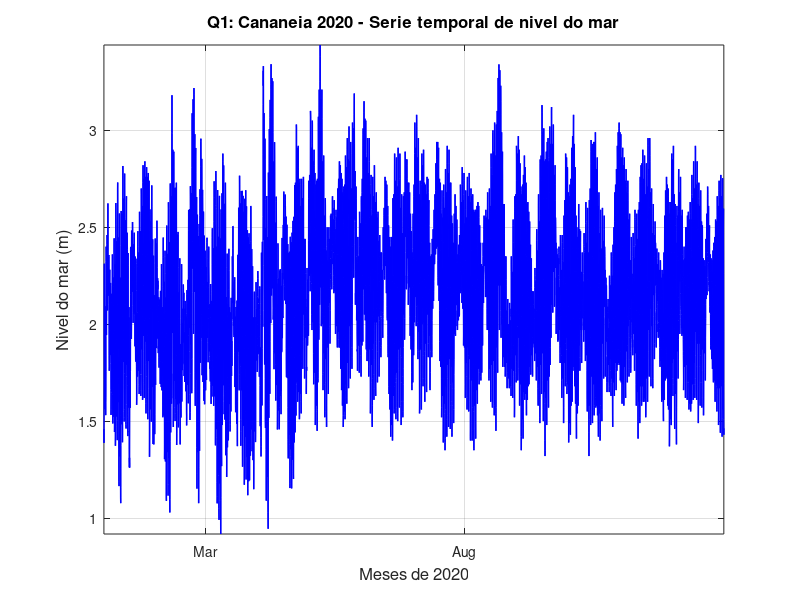

MATLAB code to generate this figure: (Note: this script raises an error after producing the figure.)
% LISTA DE EXERCICIOS 2 - ANALISE DE MARES OCEANICAS IOC 5801
% ADRIANO CAVERSAN - 1o SEMESTRE 2026
%
% INSTRUCOES: executar com o diretorio de trabalho do MATLAB apontado
% para a pasta lista-02/ (onde este arquivo esta salvo).
%
% Dados: lista-original/Cananeia_2020.dat   (ano mes dia h min s nivel_m)
%        lista-original/Ubatuba_2020.dat    (ano mes dia h min s nivel_m)
%        lista-original/adp_0m.dat          (ano mes dia h min s nivel_cm temp_C EW_cms NS_cms)
% Toolbox: t_tide (pasta t_tide/)

clear all; close all; clc

addpath('t_tide')

%% =======================================================================
%% CANANEIA 2020 - CARREGAMENTO E PRE-PROCESSAMENTO
%% =======================================================================

fprintf('\n>>> Carregando Cananeia 2020 <<<\n')
load lista-original/Cananeia_2020.dat
x = Cananeia_2020;
nudad_can = size(x, 1);

ano_can  = x(:,1); mes_can = x(:,2); dia_can = x(:,3);
hora_can = x(:,4); min_can = x(:,5); seg_can = x(:,6);
nimar_can_orig = x(:,7);

t_can = datenum(ano_can, mes_can, dia_can, hora_can, min_can, seg_can);

media_can  = mean(nimar_can_orig);
nimar_can  = nimar_can_orig - media_can;
fprintf('Media subtraida (Cananeia): %.4f m\n', media_can)

%% -----------------------------------------------------------------------
%% QUESTAO 1 - Serie temporal + analise harmonica + previsao (Cananeia)
%% -----------------------------------------------------------------------
fprintf('\n--- Q1: Analise harmonica - Cananeia ---\n')

% Plot da serie temporal original
figure
plot(t_can, nimar_can_orig, 'b', 'LineWidth', 1)
datetick('x', 'mmm', 'keeplimits')
axis([t_can(1) t_can(end) -inf inf])
grid on
xlabel('Meses de 2020', 'fontsize', 12)
ylabel('Nivel do mar (m)', 'fontsize', 12)
title('Q1: Cananeia 2020 - Serie temporal de nivel do mar', 'fontsize', 12)
print -dpng plot/q01_cananeia_serie

% Analise harmonica com t_tide (intervalo horario, lat -25.017)
[can_estrut, can_prev] = t_tide(nimar_can, 'interval', 1, ...
    'start',    datenum([2020 1 1 0 0 0]), ...
    'latitude', -25.017, ...
    'error',    'linear', ...
    'synthesis', 2, ...
    'rayleigh',  1, ...
    'output',   'data-tmp/cananeia_ctes.dat');

% Nivel medido vs previsao no mesmo grafico
figure
plot(t_can, nimar_can, 'b', 'LineWidth', 0.8)
hold on
plot(t_can, can_prev, 'r', 'LineWidth', 1.5)
datetick('x', 'mmm', 'keeplimits')
axis([t_can(1) t_can(end) -inf inf])
grid on
legend('Nivel medido', 'Previsao de mare', 'Location', 'best')
xlabel('Meses de 2020', 'fontsize', 12)
ylabel('Nivel do mar (m)', 'fontsize', 12)
title('Q1: Cananeia 2020 - Nivel medido e previsao de mare', 'fontsize', 12)
print -dpng plot/q01_cananeia_medido_prev

% Detalhe de um mes para visualizacao das ondas de mare
idx_jan = (mes_can == 1);
figure
plot(t_can(idx_jan), nimar_can(idx_jan), 'b', 'LineWidth', 1.2)
hold on
plot(t_can(idx_jan), can_prev(idx_jan), 'r', 'LineWidth', 1.5)
datetick('x', 'dd/mm', 'keeplimits')
grid on
legend('Nivel medido', 'Previsao de mare', 'Location', 'best')
xlabel('Dias de janeiro de 2020', 'fontsize', 12)
ylabel('Nivel do mar (m)', 'fontsize', 12)
title('Q1: Cananeia - Detalhe janeiro 2020', 'fontsize', 12)
print -dpng plot/q01_cananeia_detalhe_jan

%% -----------------------------------------------------------------------
%% QUESTAO 2 - Residual (medicao - previsao), estatistica e FFT
%% -----------------------------------------------------------------------
fprintf('\n--- Q2: Residual - Cananeia ---\n')

residual_can = nimar_can - can_prev;

% Plot do residual
figure
plot(t_can, residual_can, 'g', 'LineWidth', 0.8)
datetick('x', 'mmm', 'keeplimits')
axis([t_can(1) t_can(end) -inf inf])
grid on
xlabel('Meses de 2020', 'fontsize', 12)
ylabel('Residual (m)', 'fontsize', 12)
title('Q2: Cananeia 2020 - Serie residual (medido - previsao)', 'fontsize', 12)
print -dpng plot/q02_cananeia_residual

fprintf('\n----- ESTATISTICA DO RESIDUAL (Cananeia) -----\n')
fprintf('Media:        %8.4f m\n', mean(residual_can))
fprintf('Mediana:      %8.4f m\n', median(residual_can))
fprintf('Desv. Padrao: %8.4f m\n', std(residual_can))
fprintf('Minimo:       %8.4f m\n', min(residual_can))
fprintf('Maximo:       %8.4f m\n', max(residual_can))
fprintf('Curtose:      %8.4f\n',   kurtosis(residual_can))
fprintf('Assimetria:   %8.4f\n',   skewness(residual_can))

% FFT do residual
n2_res     = floor(nudad_can/2);
Tn_dias_res = nudad_can ./ (1:n2_res) / 24;
res_ac     = residual_can - mean(residual_can);
a_fft_res  = abs(fft(res_ac));
a_fft_res  = a_fft_res(2:n2_res+1) / n2_res;

figure
plot(Tn_dias_res, a_fft_res, 'b', 'LineWidth', 1)
axis([0 30 0 max(a_fft_res)*1.1])
grid on
xlabel('Periodo (dias)', 'fontsize', 12)
ylabel('Amplitude (m)', 'fontsize', 12)
title('Q2: Cananeia 2020 - FFT do residual', 'fontsize', 12)
print -dpng plot/q02_cananeia_residual_fft

%% -----------------------------------------------------------------------
%% QUESTAO 3 - Filtro S24S25S25 (nivel medio do mar), estatistica e FFT
%% -----------------------------------------------------------------------
fprintf('\n--- Q3: Filtro S24S25S25 - Cananeia ---\n')

xxmed1_can  = nimar_can;
xxmed2_can  = nimar_can;
nimed_can   = nimar_can;

for ndad = 13:nudad_can-12
    xxmed1_can(ndad) = mean(nimar_can(ndad-12:ndad+11));   % S24
end
for ndad = 13:nudad_can-12
    xxmed2_can(ndad) = mean(xxmed1_can(ndad-12:ndad+12));  % S25
end
for ndad = 13:nudad_can-12
    nimed_can(ndad)  = mean(xxmed2_can(ndad-12:ndad+12));  % S25
end

for ndad = 1:12                         % preencher borda inicial
    nimed_can(ndad) = nimed_can(13);
end
for ndad = nudad_can-11:nudad_can       % preencher borda final
    nimed_can(ndad) = nimed_can(nudad_can-12);
end

% Plot nivel do mar e nivel medio
figure
plot(t_can, nimar_can, 'b', 'LineWidth', 0.6)
hold on
plot(t_can, nimed_can, 'r', 'LineWidth', 2.5)
datetick('x', 'mmm', 'keeplimits')
axis([t_can(1) t_can(end) -inf inf])
grid on
legend('Nivel do mar', 'Nivel medio (S24S25S25)', 'Location', 'best')
xlabel('Meses de 2020', 'fontsize', 12)
ylabel('Nivel (m)', 'fontsize', 12)
title('Q3: Cananeia 2020 - Nivel medio do mar (filtro S24S25S25)', 'fontsize', 12)
print -dpng plot/q03_cananeia_nimed

fprintf('\n----- ESTATISTICA DO NIVEL MEDIO (Cananeia) -----\n')
fprintf('Media:        %8.4f m\n', mean(nimed_can))
fprintf('Desv. Padrao: %8.4f m\n', std(nimed_can))
fprintf('Minimo:       %8.4f m\n', min(nimed_can))
fprintf('Maximo:       %8.4f m\n', max(nimed_can))
fprintf('Curtose:      %8.4f\n',   kurtosis(nimed_can))
fprintf('Assimetria:   %8.4f\n',   skewness(nimed_can))

% FFT do nivel medio
n2_nm      = floor(nudad_can/2);
Tn_dias_nm  = nudad_can ./ (1:n2_nm) / 24;
nimed_ac   = nimed_can - mean(nimed_can);
a_fft_nm   = abs(fft(nimed_ac));
a_fft_nm   = a_fft_nm(2:n2_nm+1) / n2_nm;

figure
plot(Tn_dias_nm, a_fft_nm, 'r', 'LineWidth', 1)
axis([0 60 0 max(a_fft_nm)*1.1])
grid on
xlabel('Periodo (dias)', 'fontsize', 12)
ylabel('Amplitude (m)', 'fontsize', 12)
title('Q3: Cananeia 2020 - FFT do nivel medio do mar', 'fontsize', 12)
print -dpng plot/q03_cananeia_nimed_fft

%% -----------------------------------------------------------------------
%% QUESTAO 4 - Probabilidades de excedencia/nao excedencia e periodos de retorno
%% -----------------------------------------------------------------------
fprintf('\n--- Q4: Probabilidades e periodos de retorno - Cananeia ---\n')

% Trabalhar com as series com media restituida
nimar_q4 = nimar_can_orig;
mare_q4  = can_prev + media_can;
nimed_q4 = nimed_can + media_can;

series_q4 = {nimar_q4, mare_q4, nimed_q4};
nomes_q4  = {'Nivel do mar', 'Mare (previsao)', 'Nivel medio'};
cores_q4  = {'b', 'r', 'g'};

% Probabilidade de excedencia
figure
hold on
for k = 1:3
    sv = sort(series_q4{k}, 'descend');
    N  = length(sv);
    m  = (1:N)';
    plot(sv, m/(N+1), cores_q4{k}, 'LineWidth', 1.5)
end
grid on
legend(nomes_q4, 'Location', 'northeast')
xlabel('Nivel (m)', 'fontsize', 12)
ylabel('Probabilidade de excedencia', 'fontsize', 12)
title('Q4: Cananeia 2020 - Probabilidades de excedencia', 'fontsize', 12)
print -dpng plot/q04_excedencia

% Probabilidade de nao excedencia
figure
hold on
for k = 1:3
    sv = sort(series_q4{k}, 'ascend');
    N  = length(sv);
    m  = (1:N)';
    plot(sv, m/(N+1), cores_q4{k}, 'LineWidth', 1.5)
end
grid on
legend(nomes_q4, 'Location', 'northwest')
xlabel('Nivel (m)', 'fontsize', 12)
ylabel('Probabilidade de nao excedencia', 'fontsize', 12)
title('Q4: Cananeia 2020 - Probabilidades de nao excedencia', 'fontsize', 12)
print -dpng plot/q04_nao_excedencia

% Periodos de retorno (dados horarios: dt=1h -> T_anos = T_horas/8760)
figure
hold on
for k = 1:3
    sv = sort(series_q4{k}, 'descend');
    N  = length(sv);
    m  = (1:N)';
    T_anos = (N+1) ./ m / 8760;
    semilogx(T_anos, sv, cores_q4{k}, 'LineWidth', 1.5)
end
grid on
legend(nomes_q4, 'Location', 'southeast')
xlabel('Periodo de retorno (anos)', 'fontsize', 12)
ylabel('Nivel (m)', 'fontsize', 12)
title('Q4: Cananeia 2020 - Periodos de retorno', 'fontsize', 12)
print -dpng plot/q04_retorno

% Tabela resumo de niveis caracteristicos
fprintf('\n--- Niveis para periodos de retorno selecionados (Cananeia) ---\n')
T_ref = [0.5, 1, 2, 5, 10];   % anos
fprintf('%-15s', 'T_retorno(a)'); fprintf('%8.1f', T_ref); fprintf('\n')
for k = 1:3
    sv = sort(series_q4{k}, 'descend');
    N  = length(sv);
    m  = (1:N)';
    T_anos = (N+1) ./ m / 8760;
    fprintf('%-15s', nomes_q4{k})
    for tr = T_ref
        [~, idx_tr] = min(abs(T_anos - tr));
        fprintf('%8.4f', sv(idx_tr))
    end
    fprintf('\n')
end

%% =======================================================================
%% UBATUBA 2020 - CARREGAMENTO E ANALISE HARMONICA
%% =======================================================================

fprintf('\n>>> Carregando Ubatuba 2020 <<<\n')
load lista-original/Ubatuba_2020.dat
x = Ubatuba_2020;
nudad_uba = size(x, 1);

ano_uba  = x(:,1); mes_uba = x(:,2); dia_uba = x(:,3);
hora_uba = x(:,4); min_uba = x(:,5); seg_uba = x(:,6);
nimar_uba_orig = x(:,7);

t_uba = datenum(ano_uba, mes_uba, dia_uba, hora_uba, min_uba, seg_uba);

media_uba = mean(nimar_uba_orig);
nimar_uba = nimar_uba_orig - media_uba;
fprintf('Media subtraida (Ubatuba): %.4f m\n', media_uba)

fprintf('\n--- Analise harmonica - Ubatuba ---\n')
[uba_estrut, uba_prev] = t_tide(nimar_uba, 'interval', 1, ...
    'start',    datenum([2020 1 1 0 0 0]), ...
    'latitude', -23.500, ...
    'error',    'linear', ...
    'synthesis', 2, ...
    'rayleigh',  1, ...
    'output',   'data-tmp/ubatuba_ctes.dat');

%% -----------------------------------------------------------------------
%% QUESTAO 5 - Amplificacao/atenuacao e atrasos M2, S2, K1, O1
%% -----------------------------------------------------------------------
fprintf('\n--- Q5: Amplificacao e atrasos - Cananeia vs Ubatuba ---\n')

comps_q5  = {'M2',      'S2',      'K1',      'O1'};
omega_q5  = [28.9841,   30.0000,   15.0411,   13.9430];  % graus/hora

nomes_can_str = cellstr(can_estrut.name);
nomes_uba_str = cellstr(uba_estrut.name);

H_can_q5 = zeros(1,4);  H_uba_q5 = zeros(1,4);
g_can_q5 = zeros(1,4);  g_uba_q5 = zeros(1,4);
amplif_q5 = zeros(1,4); atraso_q5 = zeros(1,4);

fprintf('\n%-5s  %8s  %8s  %8s  %8s  %10s  %10s\n', ...
    'Comp','H_Can(m)','G_Can(g)','H_Uba(m)','G_Uba(g)','H_uba/H_can','Atraso(h)')
fprintf('%s\n', repmat('-',1,72))

for k = 1:4
    idx_c = find(strcmp(strtrim(nomes_can_str), comps_q5{k}), 1);
    idx_u = find(strcmp(strtrim(nomes_uba_str), comps_q5{k}), 1);

    if isempty(idx_c) || isempty(idx_u)
        fprintf('%-5s  componente nao encontrada\n', comps_q5{k})
        continue
    end

    H_can_q5(k) = can_estrut.tidecon(idx_c, 1);
    g_can_q5(k) = can_estrut.tidecon(idx_c, 3);
    H_uba_q5(k) = uba_estrut.tidecon(idx_u, 1);
    g_uba_q5(k) = uba_estrut.tidecon(idx_u, 3);

    amplif_q5(k) = H_uba_q5(k) / H_can_q5(k);
    dg = g_uba_q5(k) - g_can_q5(k);
    dg = mod(dg + 180, 360) - 180;         % normalizar para [-180, 180]
    atraso_q5(k) = dg / omega_q5(k);       % horas (+ = Ubatuba atrasa)

    fprintf('%-5s  %8.4f  %8.2f  %8.4f  %8.2f  %10.4f  %10.2f\n', ...
        comps_q5{k}, H_can_q5(k), g_can_q5(k), ...
        H_uba_q5(k), g_uba_q5(k), amplif_q5(k), atraso_q5(k))
end

% Grafico de amplitudes comparativas
figure
x_q5 = 1:4;
bar(x_q5 - 0.2, H_can_q5, 0.35, 'b')
hold on
bar(x_q5 + 0.2, H_uba_q5, 0.35, 'r')
grid on
set(gca, 'XTick', 1:4, 'XTickLabel', comps_q5, 'fontsize', 11)
legend('Cananeia', 'Ubatuba', 'Location', 'best')
xlabel('Componente de mare', 'fontsize', 12)
ylabel('Amplitude (m)', 'fontsize', 12)
title('Q5: Amplitudes de M2, S2, K1, O1 - Cananeia vs Ubatuba', 'fontsize', 12)
print -dpng plot/q05_amplitudes_comp

% Grafico dos atrasos
figure
bar(1:4, atraso_q5, 0.5, 'FaceColor', [0.4 0.6 0.9])
grid on
set(gca, 'XTick', 1:4, 'XTickLabel', comps_q5, 'fontsize', 11)
xlabel('Componente de mare', 'fontsize', 12)
ylabel('Atraso Ubatuba em relacao a Cananeia (h)', 'fontsize', 12)
title('Q5: Atrasos de fase - Cananeia -> Ubatuba', 'fontsize', 12)
print -dpng plot/q05_atrasos

%% -----------------------------------------------------------------------
%% QUESTAO 6 - Nivel medio Cananeia vs Ubatuba, estatistica e xcorr
%% -----------------------------------------------------------------------
fprintf('\n--- Q6: Nivel medio - Cananeia vs Ubatuba ---\n')

% Filtro S24S25S25 para Ubatuba
xxmed1_uba = nimar_uba;
xxmed2_uba = nimar_uba;
nimed_uba  = nimar_uba;

for ndad = 13:nudad_uba-12
    xxmed1_uba(ndad) = mean(nimar_uba(ndad-12:ndad+11));
end
for ndad = 13:nudad_uba-12
    xxmed2_uba(ndad) = mean(xxmed1_uba(ndad-12:ndad+12));
end
for ndad = 13:nudad_uba-12
    nimed_uba(ndad)  = mean(xxmed2_uba(ndad-12:ndad+12));
end

for ndad = 1:12
    nimed_uba(ndad) = nimed_uba(13);
end
for ndad = nudad_uba-11:nudad_uba
    nimed_uba(ndad) = nimed_uba(nudad_uba-12);
end

% Plot comparativo
figure
plot(t_can, nimed_can, 'b', 'LineWidth', 2)
hold on
plot(t_uba, nimed_uba, 'r', 'LineWidth', 2)
datetick('x', 'mmm', 'keeplimits')
grid on
legend('Cananeia', 'Ubatuba', 'Location', 'best')
xlabel('Meses de 2020', 'fontsize', 12)
ylabel('Nivel medio (m)', 'fontsize', 12)
title('Q6: Nivel medio do mar - Cananeia vs Ubatuba', 'fontsize', 12)
print -dpng plot/q06_nimed_comparacao

% Parametros estatisticos comparativos
N_min = min(nudad_can, nudad_uba);
nm_can_v = nimed_can(1:N_min);
nm_uba_v = nimed_uba(1:N_min);

r_mat = corrcoef(nm_can_v, nm_uba_v);
r_nm  = r_mat(1,2);
bias  = mean(nm_uba_v - nm_can_v);
rmse  = sqrt(mean((nm_uba_v - nm_can_v).^2));

% Indice de concordancia de Willmott
num_w  = sum((nm_uba_v - nm_can_v).^2);
den_w  = sum((abs(nm_uba_v - mean(nm_can_v)) + abs(nm_can_v - mean(nm_can_v))).^2);
willmott = 1 - num_w/den_w;

fprintf('\n----- ESTATISTICA COMPARATIVA DO NIVEL MEDIO -----\n')
fprintf('Correlacao r:    %.4f\n', r_nm)
fprintf('R2:              %.4f\n', r_nm^2)
fprintf('Vies (Uba-Can):  %.4f m\n', bias)
fprintf('RMSE:            %.4f m\n', rmse)
fprintf('Willmott d:      %.4f\n', willmott)

% Correlacao cruzada
[xcorr_nm, lags_nm] = xcorr(nm_can_v, nm_uba_v, 120, 'coeff');
[max_xcnm, idx_xcnm] = max(xcorr_nm);
lag_h_nm = lags_nm(idx_xcnm);

fprintf('Max xcorr nivel medio: %.4f em defasagem = %d h\n', max_xcnm, lag_h_nm)

figure
plot(lags_nm, xcorr_nm, 'b', 'LineWidth', 1.5)
hold on
plot(lag_h_nm, max_xcnm, 'ro', 'MarkerSize', 10, 'MarkerFaceColor', 'r')
plot([lags_nm(1) lags_nm(end)], [0 0], 'k--')
grid on
xlabel('Defasagem (horas)', 'fontsize', 12)
ylabel('Correlacao cruzada normalizada', 'fontsize', 12)
title('Q6: Correlacao cruzada do nivel medio - Cananeia vs Ubatuba', 'fontsize', 12)
text(lag_h_nm+2, max_xcnm-0.03, sprintf('r=%.3f, lag=%dh', max_xcnm, lag_h_nm), 'fontsize', 11)
print -dpng plot/q06_nimed_xcorr

%% =======================================================================
%% SANTOS - CARREGAMENTO E PRE-PROCESSAMENTO (adp_0m.dat)
%% =======================================================================

fprintf('\n>>> Carregando dados de Santos (adp_0m.dat) <<<\n')
load lista-original/adp_0m.dat
x = adp_0m;
nudad_snt = size(x, 1);

ano_snt  = x(:,1); mes_snt = x(:,2); dia_snt = x(:,3);
hora_snt = x(:,4); min_snt = x(:,5); seg_snt = x(:,6);
nivel_snt_cm = x(:,7);
temp_snt     = x(:,8);
ew_snt_cm    = x(:,9);
ns_snt_cm    = x(:,10);

% Converter cm para m (e cm/s para m/s)
nivel_snt_orig = nivel_snt_cm / 100;
ew_snt_orig    = ew_snt_cm    / 100;
ns_snt_orig    = ns_snt_cm    / 100;

t_snt = datenum(ano_snt, mes_snt, dia_snt, hora_snt, min_snt, seg_snt);

% Subtrair medias
media_nivel = mean(nivel_snt_orig);
media_ew    = mean(ew_snt_orig);
media_ns    = mean(ns_snt_orig);

nivel_snt = nivel_snt_orig - media_nivel;
ew_snt    = ew_snt_orig    - media_ew;
ns_snt    = ns_snt_orig    - media_ns;

fprintf('Media subtraida - nivel: %.4f m | EW: %.4f m/s | NS: %.4f m/s\n', ...
    media_nivel, media_ew, media_ns)

dt_snt  = 0.5;      % intervalo de amostragem em horas (30 min)
lat_snt = -24.013;
t_ini_snt = datenum([ano_snt(1) mes_snt(1) dia_snt(1) hora_snt(1) min_snt(1) 0]);

%% -----------------------------------------------------------------------
%% QUESTAO 7 - Correntes EW e NS: serie, analise harmonica e previsao
%% -----------------------------------------------------------------------
fprintf('\n--- Q7: Analise de correntes de mare - Santos ---\n')

% Plot das series originais
figure
subplot(2,1,1)
plot(t_snt, ew_snt_orig, 'b', 'LineWidth', 1)
datetick('x', 'dd/mm', 'keeplimits')
grid on
ylabel('Corrente EW (m/s)', 'fontsize', 11)
title('Q7: Santos - Series de correntes EW e NS', 'fontsize', 12)

subplot(2,1,2)
plot(t_snt, ns_snt_orig, 'r', 'LineWidth', 1)
datetick('x', 'dd/mm', 'keeplimits')
grid on
xlabel('Data (dd/mm)', 'fontsize', 11)
ylabel('Corrente NS (m/s)', 'fontsize', 11)
print -dpng plot/q07_santos_series

% Analise harmonica: EW e NS separados + analise rotacional (complexo)
[ew_estrut, ew_prev] = t_tide(ew_snt, 'interval', dt_snt, ...
    'start',    t_ini_snt, ...
    'latitude', lat_snt, ...
    'error',    'linear', ...
    'synthesis', 2, ...
    'rayleigh',  1, ...
    'output',   'data-tmp/santos_ctes_ew.dat');

[ns_estrut, ns_prev] = t_tide(ns_snt, 'interval', dt_snt, ...
    'start',    t_ini_snt, ...
    'latitude', lat_snt, ...
    'error',    'linear', ...
    'synthesis', 2, ...
    'rayleigh',  1, ...
    'output',   'data-tmp/santos_ctes_ns.dat');

% Analise rotacional (corrente complexa u + iv)
corren_snt = ew_snt + 1i * ns_snt;
[corr_rot_estrut, corr_rot_prev] = t_tide(corren_snt, 'interval', dt_snt, ...
    'start',    t_ini_snt, ...
    'latitude', lat_snt, ...
    'error',    'linear', ...
    'synthesis', 2, ...
    'rayleigh',  1, ...
    'output',   'data-tmp/santos_ctes_rotacional.dat');

ew_prev_rot = real(corr_rot_prev);
ns_prev_rot = imag(corr_rot_prev);

% Plot medido vs previsao
figure
subplot(2,1,1)
plot(t_snt, ew_snt, 'b', 'LineWidth', 0.8)
hold on
plot(t_snt, ew_prev_rot, 'r', 'LineWidth', 1.5)
datetick('x', 'dd/mm', 'keeplimits')
grid on
legend('EW medido', 'EW previsao', 'Location', 'best')
ylabel('Corrente EW (m/s)', 'fontsize', 11)
title('Q7: Santos - Correntes medidas vs previsao de mare', 'fontsize', 12)

subplot(2,1,2)
plot(t_snt, ns_snt, 'b', 'LineWidth', 0.8)
hold on
plot(t_snt, ns_prev_rot, 'r', 'LineWidth', 1.5)
datetick('x', 'dd/mm', 'keeplimits')
grid on
legend('NS medido', 'NS previsao', 'Location', 'best')
xlabel('Data (dd/mm)', 'fontsize', 11)
ylabel('Corrente NS (m/s)', 'fontsize', 11)
print -dpng plot/q07_santos_prev

%% -----------------------------------------------------------------------
%% QUESTAO 8 - Elipses de correntes de mare M2, S2, K1, O1
%% -----------------------------------------------------------------------
fprintf('\n--- Q8: Elipses de correntes - Santos ---\n')

comps_elip = {'M2',    'S2',    'K1',    'O1'};
omega_elip = [28.9841, 30.0000, 15.0411, 13.9430];   % graus/hora
T_elip     = 360 ./ omega_elip;                       % periodo em horas

nomes_ew_str = cellstr(ew_estrut.name);
nomes_ns_str = cellstr(ns_estrut.name);

conv = pi/180;

figure
for k = 1:4
    comp  = comps_elip{k};
    idx_e = find(strcmp(strtrim(nomes_ew_str), comp), 1);
    idx_n = find(strcmp(strtrim(nomes_ns_str), comp), 1);

    if isempty(idx_e) || isempty(idx_n)
        fprintf('Componente %s nao encontrada nos dados de Santos\n', comp)
        continue
    end

    H_ew = ew_estrut.tidecon(idx_e, 1);
    g_ew = ew_estrut.tidecon(idx_e, 3);
    H_ns = ns_estrut.tidecon(idx_n, 1);
    g_ns = ns_estrut.tidecon(idx_n, 3);

    % Gerar um periodo completo da componente
    tempo_el = linspace(0, T_elip(k), 200);
    ew_el    = H_ew * cos((omega_elip(k) * tempo_el - g_ew) * conv);
    ns_el    = H_ns * cos((omega_elip(k) * tempo_el - g_ns) * conv);

    subplot(2,2,k)
    plot(ew_el, ns_el, 'b', 'LineWidth', 2)
    hold on
    plot(ew_el(1), ns_el(1), 'go', 'MarkerSize', 8, 'MarkerFaceColor', 'g')
    plot(0, 0, 'k+', 'MarkerSize', 10, 'LineWidth', 2)
    axis equal
    grid on
    xlabel('EW (m/s)', 'fontsize', 10)
    ylabel('NS (m/s)', 'fontsize', 10)
    title(['Q8: Elipse ' comp], 'fontsize', 11)

    fprintf('%s: H_ew=%.4f m/s, g_ew=%.2f g, H_ns=%.4f m/s, g_ns=%.2f g\n', ...
        comp, H_ew, g_ew, H_ns, g_ns)
end
print -dpng plot/q08_elipses

%% -----------------------------------------------------------------------
%% QUESTAO 9 - Series residuais de correntes EW e NS
%% -----------------------------------------------------------------------
fprintf('\n--- Q9: Residuais de correntes - Santos ---\n')

residual_ew = ew_snt - ew_prev_rot;
residual_ns = ns_snt - ns_prev_rot;

figure
subplot(2,1,1)
plot(t_snt, residual_ew, 'b', 'LineWidth', 0.8)
datetick('x', 'dd/mm', 'keeplimits')
grid on
ylabel('Residual EW (m/s)', 'fontsize', 11)
title('Q9: Santos - Residuais de correntes (medido - previsao)', 'fontsize', 12)

subplot(2,1,2)
plot(t_snt, residual_ns, 'r', 'LineWidth', 0.8)
datetick('x', 'dd/mm', 'keeplimits')
grid on
xlabel('Data (dd/mm)', 'fontsize', 11)
ylabel('Residual NS (m/s)', 'fontsize', 11)
print -dpng plot/q09_residuais

fprintf('\n----- ESTATISTICA DOS RESIDUAIS (Santos) -----\n')
fprintf('EW  - Media: %8.4f | DP: %8.4f | Min: %8.4f | Max: %8.4f\n', ...
    mean(residual_ew), std(residual_ew), min(residual_ew), max(residual_ew))
fprintf('NS  - Media: %8.4f | DP: %8.4f | Min: %8.4f | Max: %8.4f\n', ...
    mean(residual_ns), std(residual_ns), min(residual_ns), max(residual_ns))

%% -----------------------------------------------------------------------
%% QUESTAO 10 - Nivel do mar vs temperatura: estatisticas e correlacoes cruzadas
%% -----------------------------------------------------------------------
fprintf('\n--- Q10: Nivel do mar vs temperatura - Santos ---\n')

% Plot das duas series
figure
subplot(2,1,1)
plot(t_snt, nivel_snt_orig, 'b', 'LineWidth', 1)
datetick('x', 'dd/mm', 'keeplimits')
grid on
axis([t_snt(1) t_snt(end) -inf inf])
ylabel('Nivel do mar (m)', 'fontsize', 11)
title('Q10: Santos - Nivel do mar e temperatura no fundo', 'fontsize', 12)

subplot(2,1,2)
plot(t_snt, temp_snt, 'r', 'LineWidth', 1)
datetick('x', 'dd/mm', 'keeplimits')
grid on
axis([t_snt(1) t_snt(end) -inf inf])
xlabel('Data (dd/mm)', 'fontsize', 11)
ylabel('Temperatura (°C)', 'fontsize', 11)
print -dpng plot/q10_series

% Estatisticas basicas
fprintf('\n----- ESTATISTICA (Santos) -----\n')
fprintf('Nivel do mar - Media: %.4f m   | DP: %.4f | Min: %.4f | Max: %.4f\n', ...
    mean(nivel_snt_orig), std(nivel_snt_orig), min(nivel_snt_orig), max(nivel_snt_orig))
fprintf('Temperatura  - Media: %.4f °C  | DP: %.4f | Min: %.4f | Max: %.4f\n', ...
    mean(temp_snt), std(temp_snt), min(temp_snt), max(temp_snt))

r_nit_mat = corrcoef(nivel_snt_orig, temp_snt);
r_nit     = r_nit_mat(1,2);
fprintf('Correlacao nivel vs temperatura: r = %.4f  R2 = %.4f\n', r_nit, r_nit^2)

% Diagrama de espalhamento
figure
scatter(nivel_snt_orig, temp_snt, 20, 'filled', 'MarkerFaceColor', [0.2 0.5 0.8])
hold on
P_nit  = polyfit(nivel_snt_orig, temp_snt, 1);
x_fit  = [min(nivel_snt_orig) max(nivel_snt_orig)];
plot(x_fit, polyval(P_nit, x_fit), 'r-', 'LineWidth', 2)
grid on
xlabel('Nivel do mar (m)', 'fontsize', 12)
ylabel('Temperatura no fundo (°C)', 'fontsize', 12)
title('Q10: Santos - Diagrama de espalhamento nivel vs temperatura', 'fontsize', 12)
text(min(x_fit)+0.01, max(temp_snt)-0.5, sprintf('r = %.3f', r_nit), 'fontsize', 12)
print -dpng plot/q10_scatter

% Correlacao cruzada (lags em unidades de 30 min -> converter para horas)
max_lag_10  = 96;   % +/- 96 amostras = +/- 48 horas
[xcorr_10, lags_10] = xcorr(nivel_snt - mean(nivel_snt), ...
                             temp_snt  - mean(temp_snt), max_lag_10, 'coeff');
lags_10_h = lags_10 * dt_snt;

[max_xc10, idx_xc10] = max(abs(xcorr_10));
lag_max10_h = lags_10_h(idx_xc10);

fprintf('Max xcorr nivel vs temperatura: %.4f em defasagem = %.1f h\n', ...
    xcorr_10(idx_xc10), lag_max10_h)

figure
plot(lags_10_h, xcorr_10, 'b', 'LineWidth', 1.5)
hold on
plot(lag_max10_h, xcorr_10(idx_xc10), 'ro', 'MarkerSize', 10, 'MarkerFaceColor', 'r')
plot([lags_10_h(1) lags_10_h(end)], [0 0], 'k--')
grid on
xlabel('Defasagem (horas)', 'fontsize', 12)
ylabel('Correlacao cruzada normalizada', 'fontsize', 12)
title('Q10: Santos - Correlacao cruzada nivel do mar vs temperatura', 'fontsize', 12)
text(lag_max10_h+1, xcorr_10(idx_xc10)-0.05, ...
    sprintf('r=%.3f, lag=%.1fh', xcorr_10(idx_xc10), lag_max10_h), 'fontsize', 11)
print -dpng plot/q10_xcorr

%% =======================================================================
fprintf('\n\n========== LISTA 2 CONCLUIDA ==========\n')
fprintf('Plots salvos em lista-02/plot/\n')
fprintf('Arquivos intermediarios em lista-02/data-tmp/\n')
